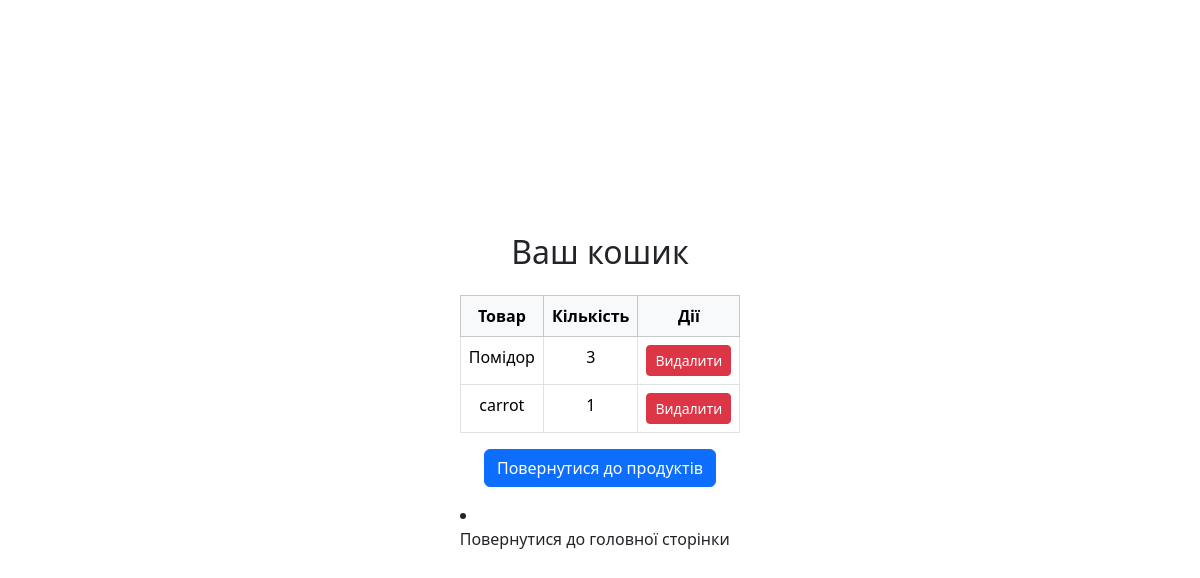
The page /basket/ (signed in) on the database as committed earlier.
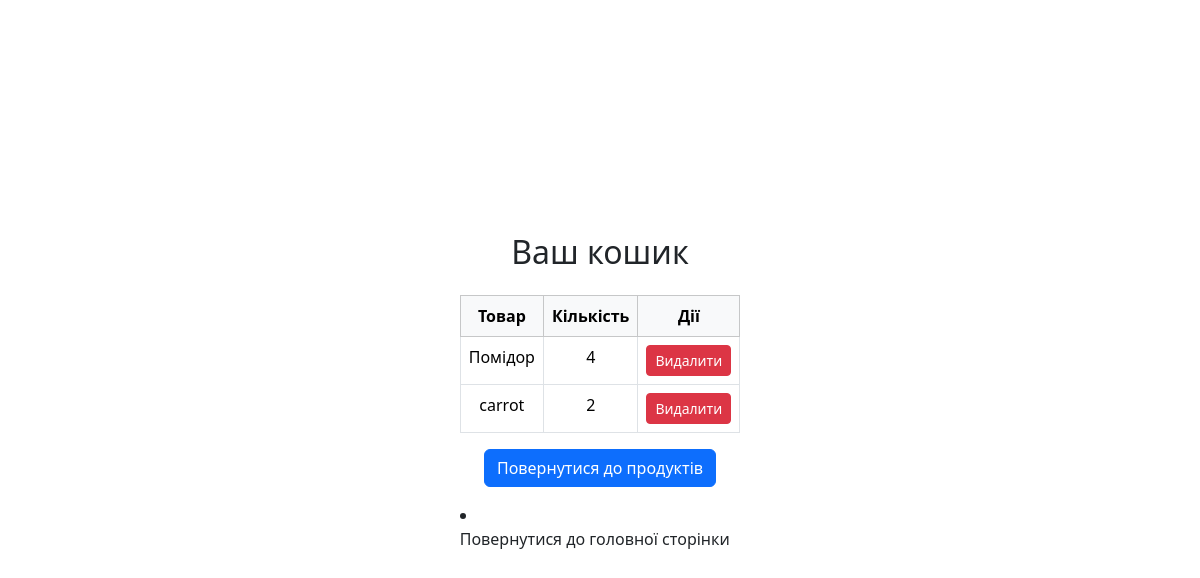
The same page on the database as committed later.
### basket/models.py (models this page shows, shortened)
class Basket(models.Model):
    user = models.ForeignKey(settings.AUTH_USER_MODEL, on_delete=models.CASCADE)
    product = models.ForeignKey(Product, on_delete=models.CASCADE)
    count = models.PositiveIntegerField(default=1)

### MyBestProducts/models.py (models this page shows, shortened)
class Product(models.Model):
    name = models.CharField(max_length=50,null=True,default=None)
    description = models.CharField(max_length=150,null=True,default=None)
    price = models.IntegerField(null=True,default=None)

### basket/views.py (the view)
# urls.py: path('', views.basket_view, name='basket'),
@login_required
def basket_view(request):
    items = Basket.objects.filter(user=request.user)
    return render(request, "basket.html", {"items": items})

### UserManager/templates/basket.html (shortened to what this page needs)
<!DOCTYPE html>
<html lang="uk">
<head>
    <link href="https://cdn.jsdelivr.net/npm/bootstrap@5.3.8/dist/css/bootstrap.min.css" rel="stylesheet">
</head>
<body class="d-flex justify-content-center align-items-center vh-100">
<div>
    <h2 class="text-center mb-4">Ваш кошик</h2>
    {% if items %}
    <table class="table table-bordered text-center">
        <thead class="table-light">
            <tr>
                <th>Товар</th>
                <th>Кількість</th>
                <th>Дії</th>
            </tr>
        </thead>
        <tbody>
            {% for item in items %}
            <tr>
                <td>{{ item.product.name }}</td>
                <td>{{ item.count }}</td>
                <td>
                    <a href="{% url 'delete_basket' item.product.id %}" class="btn btn-sm btn-danger">Видалити</a>
                </td>
            </tr>
            {% endfor %}
        </tbody>
    </table>
    {% else %}
    <p class="text-center">Кошик порожній</p>
    {% endif %}
    <p class="text-center mt-3">
        <a href="{% url 'product_list' %}" class="btn btn-primary">Повернутися до продуктів</a>
    </p>
    <p>
    <li class="nav-item">
        <a class="nav-link active" href="{% url 'index' %}">Повернутися до головної сторінки</a>
    </li>
    </p>
</div>
</body>
</html>

Rows that differ between the two databases and show on the page:
changed Basket "Помідор": count "3" → "4"
changed Basket "carrot": count "1" → "2"
